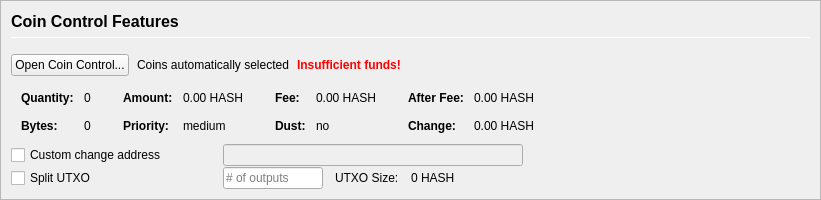
         <widget class="QFrame" name="frameCoinControl">
          <property name="sizePolicy">
           <sizepolicy hsizetype="Expanding" vsizetype="Expanding">
            <horstretch>0</horstretch>
            <verstretch>0</verstretch>
           </sizepolicy>
          </property>
          <property name="maximumSize">
           <size>
            <width>16777215</width>
            <height>16777215</height>
           </size>
          </property>
          <property name="frameShape">
           <enum>QFrame::StyledPanel</enum>
          </property>
          <property name="frameShadow">
           <enum>QFrame::Sunken</enum>
          </property>
          <layout class="QVBoxLayout" name="verticalLayoutCoinControl2">
           <property name="spacing">
            <number>0</number>
           </property>
           <property name="leftMargin">
            <number>0</number>
           </property>
           <property name="topMargin">
            <number>0</number>
           </property>
           <property name="rightMargin">
            <number>0</number>
           </property>
           <property name="bottomMargin">
            <number>0</number>
           </property>
           <item>
            <widget class="QFrame" name="frameCoinControl_BG">
             <layout class="QVBoxLayout" name="verticalLayoutCoinControl" stretch="0,0,0,0,0,0">
              <property name="spacing">
               <number>1</number>
              </property>
              <property name="leftMargin">
               <number>10</number>
              </property>
              <property name="topMargin">
               <number>10</number>
              </property>
              <item>
               <layout class="QHBoxLayout" name="horizontalLayoutCoinControl1">
                <property name="bottomMargin">
                 <number>15</number>
                </property>
                <item>
                 <layout class="QVBoxLayout" name="verticalLayout_3">
                  <property name="spacing">
                   <number>6</number>
                  </property>
                  <item>
                   <widget class="QLabel" name="labelCoinControlFeatures">
                    <property name="sizePolicy">
                     <sizepolicy hsizetype="Preferred" vsizetype="Maximum">
                      <horstretch>0</horstretch>
                      <verstretch>0</verstretch>
                     </sizepolicy>
                    </property>
                    <property name="minimumSize">
                     <size>
                      <width>0</width>
                      <height>20</height>
                     </size>
                    </property>
                    <property name="font">
                     <font>
                      <pointsize>12</pointsize>
                      <weight>75</weight>
                      <bold>true</bold>
                     </font>
                    </property>
                    <property name="styleSheet">
                     <string notr="true">font-weight:bold;</string>
                    </property>
                    <property name="text">
                     <string>Coin Control Features</string>
                    </property>
                   </widget>
                  </item>
                  <item>
                   <widget class="Line" name="line">
                    <property name="minimumSize">
                     <size>
                      <width>0</width>
                      <height>1</height>
                     </size>
                    </property>
                    <property name="maximumSize">
                     <size>
                      <width>16777215</width>
                      <height>1</height>
                     </size>
                    </property>
                    <property name="orientation">
                     <enum>Qt::Horizontal</enum>
                    </property>
                   </widget>
                  </item>
                 </layout>
                </item>
               </layout>
              </item>
              <item>
               <layout class="QHBoxLayout" name="horizontalLayoutCoinControl2" stretch="0,0,0,0">
                <property name="spacing">
                 <number>8</number>
                </property>
                <property name="bottomMargin">
                 <number>10</number>
                </property>
                <item>
                 <widget class="QPushButton" name="pushButtonCoinControl">
                  <property name="styleSheet">
                   <string notr="true"/>
                  </property>
                  <property name="text">
                   <string>Open Coin Control...</string>
                  </property>
                  <property name="autoDefault">
                   <bool>false</bool>
                  </property>
                 </widget>
                </item>
                <item>
                 <widget class="QLabel" name="labelCoinControlAutomaticallySelected">
                  <property name="text">
                   <string>Coins automatically selected</string>
                  </property>
                  <property name="margin">
                   <number>5</number>
                  </property>
                 </widget>
                </item>
                <item>
                 <widget class="QLabel" name="labelCoinControlInsuffFunds">
                  <property name="font">
                   <font>
                    <weight>75</weight>
                    <bold>true</bold>
                   </font>
                  </property>
                  <property name="styleSheet">
                   <string notr="true">color:red;font-weight:bold;</string>
                  </property>
                  <property name="text">
                   <string>Insufficient funds!</string>
                  </property>
                  <property name="margin">
                   <number>5</number>
                  </property>
                 </widget>
                </item>
                <item>
                 <spacer name="horizontalSpacerCoinControl">
                  <property name="orientation">
                   <enum>Qt::Horizontal</enum>
                  </property>
                  <property name="sizeHint" stdset="0">
                   <size>
                    <width>40</width>
                    <height>1</height>
                   </size>
                  </property>
                 </spacer>
                </item>
               </layout>
              </item>
              <item>
               <widget class="QWidget" name="widgetCoinControl" native="true">
                <property name="sizePolicy">
                 <sizepolicy hsizetype="Preferred" vsizetype="Preferred">
                  <horstretch>0</horstretch>
                  <verstretch>0</verstretch>
                 </sizepolicy>
                </property>
                <property name="minimumSize">
                 <size>
                  <width>0</width>
                  <height>0</height>
                 </size>
                </property>
                <property name="styleSheet">
                 <string notr="true"/>
                </property>
                <layout class="QHBoxLayout" name="horizontalLayoutCoinControl5">
                 <property name="leftMargin">
                  <number>0</number>
                 </property>
                 <property name="topMargin">
                  <number>0</number>
                 </property>
                 <property name="rightMargin">
                  <number>0</number>
                 </property>
                 <property name="bottomMargin">
                  <number>0</number>
                 </property>
                 <item>
                  <layout class="QHBoxLayout" name="horizontalLayoutCoinControl3" stretch="0,0,0,1">
                   <property name="spacing">
                    <number>20</number>
                   </property>
                   <property name="topMargin">
                    <number>0</number>
                   </property>
                   <property name="bottomMargin">
                    <number>10</number>
                   </property>
                   <item>
                    <layout class="QFormLayout" name="formLayoutCoinControl1">
                     <property name="horizontalSpacing">
                      <number>10</number>
                     </property>
                     <property name="verticalSpacing">
                      <number>14</number>
                     </property>
                     <property name="leftMargin">
                      <number>10</number>
                     </property>
                     <property name="topMargin">
                      <number>4</number>
                     </property>
                     <property name="rightMargin">
                      <number>6</number>
                     </property>
                     <item row="0" column="0">
                      <widget class="QLabel" name="labelCoinControlQuantityText">
                       <property name="font">
                        <font>
                         <weight>75</weight>
                         <bold>true</bold>
                        </font>
                       </property>
                       <property name="text">
                        <string>Quantity:</string>
                       </property>
                       <property name="margin">
                        <number>0</number>
                       </property>
                      </widget>
                     </item>
                     <item row="0" column="1">
                      <widget class="QLabel" name="labelCoinControlQuantity">
                       <property name="cursor">
                        <cursorShape>IBeamCursor</cursorShape>
                       </property>
                       <property name="contextMenuPolicy">
                        <enum>Qt::ActionsContextMenu</enum>
                       </property>
                       <property name="text">
                        <string notr="true">0</string>
                       </property>
                       <property name="margin">
                        <number>0</number>
                       </property>
                       <property name="textInteractionFlags">
                        <set>Qt::LinksAccessibleByMouse|Qt::TextSelectableByKeyboard|Qt::TextSelectableByMouse</set>
                       </property>
                      </widget>
                     </item>
                     <item row="1" column="0">
                      <widget class="QLabel" name="labelCoinControlBytesText">
                       <property name="font">
                        <font>
                         <weight>75</weight>
                         <bold>true</bold>
                        </font>
                       </property>
                       <property name="text">
                        <string>Bytes:</string>
                       </property>
                      </widget>
                     </item>
                     <item row="1" column="1">
                      <widget class="QLabel" name="labelCoinControlBytes">
                       <property name="cursor">
                        <cursorShape>IBeamCursor</cursorShape>
                       </property>
                       <property name="contextMenuPolicy">
                        <enum>Qt::ActionsContextMenu</enum>
                       </property>
                       <property name="text">
                        <string notr="true">0</string>
                       </property>
                       <property name="textInteractionFlags">
                        <set>Qt::LinksAccessibleByMouse|Qt::TextSelectableByKeyboard|Qt::TextSelectableByMouse</set>
                       </property>
                      </widget>
                     </item>
                    </layout>
                   </item>
                   <item>
                    <layout class="QFormLayout" name="formLayoutCoinControl2">
                     <property name="horizontalSpacing">
                      <number>10</number>
                     </property>
                     <property name="verticalSpacing">
                      <number>14</number>
                     </property>
                     <property name="leftMargin">
                      <number>6</number>
                     </property>
                     <property name="topMargin">
                      <number>4</number>
                     </property>
                     <property name="rightMargin">
                      <number>6</number>
                     </property>
                     <item row="0" column="0">
                      <widget class="QLabel" name="labelCoinControlAmountText">
                       <property name="font">
                        <font>
                         <weight>75</weight>
                         <bold>true</bold>
                        </font>
                       </property>
                       <property name="text">
                        <string>Amount:</string>
                       </property>
                       <property name="margin">
                        <number>0</number>
                       </property>
                      </widget>
                     </item>
                     <item row="0" column="1">
                      <widget class="QLabel" name="labelCoinControlAmount">
                       <property name="cursor">
                        <cursorShape>IBeamCursor</cursorShape>
                       </property>
                       <property name="contextMenuPolicy">
                        <enum>Qt::ActionsContextMenu</enum>
                       </property>
                       <property name="text">
                        <string notr="true">0.00 HASH</string>
                       </property>
                       <property name="textInteractionFlags">
                        <set>Qt::LinksAccessibleByMouse|Qt::TextSelectableByKeyboard|Qt::TextSelectableByMouse</set>
                       </property>
                      </widget>
                     </item>
                     <item row="1" column="0">
                      <widget class="QLabel" name="labelCoinControlPriorityText">
                       <property name="font">
                        <font>
                         <weight>75</weight>
                         <bold>true</bold>
                        </font>
                       </property>
                       <property name="text">
                        <string>Priority:</string>
                       </property>
                      </widget>
                     </item>
                     <item row="1" column="1">
                      <widget class="QLabel" name="labelCoinControlPriority">
                       <property name="cursor">
                        <cursorShape>IBeamCursor</cursorShape>
                       </property>
                       <property name="contextMenuPolicy">
                        <enum>Qt::ActionsContextMenu</enum>
                       </property>
                       <property name="text">
                        <string>medium</string>
                       </property>
                       <property name="textInteractionFlags">
                        <set>Qt::LinksAccessibleByMouse|Qt::TextSelectableByKeyboard|Qt::TextSelectableByMouse</set>
                       </property>
                      </widget>
                     </item>
                    </layout>
                   </item>
                   <item>
                    <layout class="QFormLayout" name="formLayoutCoinControl3">
                     <property name="horizontalSpacing">
                      <number>10</number>
                     </property>
                     <property name="verticalSpacing">
                      <number>14</number>
                     </property>
                     <property name="leftMargin">
                      <number>6</number>
                     </property>
                     <property name="topMargin">
                      <number>4</number>
                     </property>
                     <property name="rightMargin">
                      <number>6</number>
                     </property>
                     <item row="0" column="0">
                      <widget class="QLabel" name="labelCoinControlFeeText">
                       <property name="font">
                        <font>
                         <weight>75</weight>
                         <bold>true</bold>
                        </font>
                       </property>
                       <property name="text">
                        <string>Fee:</string>
                       </property>
                       <property name="margin">
                        <number>0</number>
                       </property>
                      </widget>
                     </item>
                     <item row="0" column="1">
                      <widget class="QLabel" name="labelCoinControlFee">
                       <property name="cursor">
                        <cursorShape>IBeamCursor</cursorShape>
                       </property>
                       <property name="contextMenuPolicy">
                        <enum>Qt::ActionsContextMenu</enum>
                       </property>
                       <property name="text">
                        <string notr="true">0.00 HASH</string>
                       </property>
                       <property name="textInteractionFlags">
                        <set>Qt::LinksAccessibleByMouse|Qt::TextSelectableByKeyboard|Qt::TextSelectableByMouse</set>
                       </property>
                      </widget>
                     </item>
                     <item row="1" column="0">
                      <widget class="QLabel" name="labelCoinControlLowOutputText">
                       <property name="font">
                        <font>
                         <weight>75</weight>
                         <bold>true</bold>
                        </font>
                       </property>
                       <property name="text">
                        <string>Dust:</string>
                       </property>
                      </widget>
                     </item>
                     <item row="1" column="1">
                      <widget class="QLabel" name="labelCoinControlLowOutput">
                       <property name="cursor">
                        <cursorShape>IBeamCursor</cursorShape>
                       </property>
                       <property name="contextMenuPolicy">
                        <enum>Qt::ActionsContextMenu</enum>
                       </property>
                       <property name="text">
                        <string>no</string>
                       </property>
                       <property name="textInteractionFlags">
                        <set>Qt::LinksAccessibleByMouse|Qt::TextSelectableByKeyboard|Qt::TextSelectableByMouse</set>
                       </property>
                      </widget>
                     </item>
                    </layout>
                   </item>
                   <item>
                    <layout class="QFormLayout" name="formLayoutCoinControl4">
                     <property name="horizontalSpacing">
                      <number>10</number>
                     </property>
                     <property name="verticalSpacing">
                      <number>14</number>
                     </property>
                     <property name="leftMargin">
                      <number>6</number>
                     </property>
                     <property name="topMargin">
                      <number>4</number>
                     </property>
                     <property name="rightMargin">
                      <number>6</number>
                     </property>
                     <item row="0" column="0">
                      <widget class="QLabel" name="labelCoinControlAfterFeeText">
                       <property name="font">
                        <font>
                         <weight>75</weight>
                         <bold>true</bold>
                        </font>
                       </property>
                       <property name="text">
                        <string>After Fee:</string>
                       </property>
                       <property name="margin">
                        <number>0</number>
                       </property>
                      </widget>
                     </item>
                     <item row="0" column="1">
                      <widget class="QLabel" name="labelCoinControlAfterFee">
                       <property name="cursor">
                        <cursorShape>IBeamCursor</cursorShape>
                       </property>
                       <property name="contextMenuPolicy">
                        <enum>Qt::ActionsContextMenu</enum>
                       </property>
                       <property name="text">
                        <string notr="true">0.00 HASH</string>
                       </property>
                       <property name="textInteractionFlags">
                        <set>Qt::LinksAccessibleByMouse|Qt::TextSelectableByKeyboard|Qt::TextSelectableByMouse</set>
                       </property>
                      </widget>
                     </item>
                     <item row="1" column="0">
                      <widget class="QLabel" name="labelCoinControlChangeText">
                       <property name="font">
                        <font>
                         <weight>75</weight>
                         <bold>true</bold>
                        </font>
                       </property>
                       <property name="text">
                        <string>Change:</string>
                       </property>
                      </widget>
                     </item>
                     <item row="1" column="1">
                      <widget class="QLabel" name="labelCoinControlChange">
                       <property name="cursor">
                        <cursorShape>IBeamCursor</cursorShape>
                       </property>
                       <property name="contextMenuPolicy">
                        <enum>Qt::ActionsContextMenu</enum>
                       </property>
                       <property name="text">
                        <string notr="true">0.00 HASH</string>
                       </property>
                       <property name="textInteractionFlags">
                        <set>Qt::LinksAccessibleByMouse|Qt::TextSelectableByKeyboard|Qt::TextSelectableByMouse</set>
                       </property>
                      </widget>
                     </item>
                    </layout>
                   </item>
                  </layout>
                 </item>
                </layout>
               </widget>
              </item>
              <item>
               <layout class="QHBoxLayout" name="horizontalLayoutCoinControl4">
                <property name="spacing">
                 <number>12</number>
                </property>
                <property name="sizeConstraint">
                 <enum>QLayout::SetDefaultConstraint</enum>
                </property>
                <property name="topMargin">
                 <number>0</number>
                </property>
                <property name="rightMargin">
                 <number>0</number>
                </property>
                <item>
                 <widget class="QCheckBox" name="checkBoxCoinControlChange">
                  <property name="sizePolicy">
                   <sizepolicy hsizetype="Preferred" vsizetype="Preferred">
                    <horstretch>0</horstretch>
                    <verstretch>0</verstretch>
                   </sizepolicy>
                  </property>
                  <property name="minimumSize">
                   <size>
                    <width>200</width>
                    <height>0</height>
                   </size>
                  </property>
                  <property name="maximumSize">
                   <size>
                    <width>200</width>
                    <height>16777215</height>
                   </size>
                  </property>
                  <property name="toolTip">
                   <string>If this is activated, but the change address is empty or invalid, change will be sent to a newly generated address.</string>
                  </property>
                  <property name="text">
                   <string>Custom change address</string>
                  </property>
                 </widget>
                </item>
                <item>
                 <widget class="QValidatedLineEdit" name="lineEditCoinControlChange">
                  <property name="enabled">
                   <bool>false</bool>
                  </property>
                  <property name="sizePolicy">
                   <sizepolicy hsizetype="Preferred" vsizetype="Preferred">
                    <horstretch>0</horstretch>
                    <verstretch>0</verstretch>
                   </sizepolicy>
                  </property>
                  <property name="minimumSize">
                   <size>
                    <width>300</width>
                    <height>0</height>
                   </size>
                  </property>
                 </widget>
                </item>
                <item>
                 <widget class="QLabel" name="labelCoinControlChangeLabel">
                  <property name="sizePolicy">
                   <sizepolicy hsizetype="Preferred" vsizetype="Preferred">
                    <horstretch>0</horstretch>
                    <verstretch>0</verstretch>
                   </sizepolicy>
                  </property>
                  <property name="minimumSize">
                   <size>
                    <width>100</width>
                    <height>0</height>
                   </size>
                  </property>
                  <property name="text">
                   <string/>
                  </property>
                  <property name="margin">
                   <number>3</number>
                  </property>
                 </widget>
                </item>
               </layout>
              </item>
              <item>
               <layout class="QHBoxLayout" name="horizontalLayoutCoinControl6">
                <property name="spacing">
                 <number>12</number>
                </property>
                <property name="rightMargin">
                 <number>0</number>
                </property>
                <item>
                 <widget class="QCheckBox" name="splitBlockCheckBox">
                  <property name="sizePolicy">
                   <sizepolicy hsizetype="Preferred" vsizetype="Preferred">
                    <horstretch>0</horstretch>
                    <verstretch>0</verstretch>
                   </sizepolicy>
                  </property>
                  <property name="minimumSize">
                   <size>
                    <width>200</width>
                    <height>0</height>
                   </size>
                  </property>
                  <property name="maximumSize">
                   <size>
                    <width>200</width>
                    <height>16777215</height>
                   </size>
                  </property>
                  <property name="text">
                   <string>Split UTXO</string>
                  </property>
                 </widget>
                </item>
                <item>
                 <widget class="QLineEdit" name="splitBlockLineEdit">
                  <property name="sizePolicy">
                   <sizepolicy hsizetype="Preferred" vsizetype="Preferred">
                    <horstretch>50</horstretch>
                    <verstretch>0</verstretch>
                   </sizepolicy>
                  </property>
                  <property name="minimumSize">
                   <size>
                    <width>100</width>
                    <height>0</height>
                   </size>
                  </property>
                  <property name="maximumSize">
                   <size>
                    <width>100</width>
                    <height>16777215</height>
                   </size>
                  </property>
                  <property name="placeholderText">
                   <string># of outputs</string>
                  </property>
                 </widget>
                </item>
                <item>
                 <widget class="QLabel" name="labelBlockSizeText">
                  <property name="text">
                   <string>UTXO Size:</string>
                  </property>
                 </widget>
                </item>
                <item>
                 <widget class="QLabel" name="labelBlockSize">
                  <property name="text">
                   <string>0 HASH</string>
                  </property>
                 </widget>
                </item>
                <item>
                 <spacer name="horizontalSpacer_7">
                  <property name="orientation">
                   <enum>Qt::Horizontal</enum>
                  </property>
                  <property name="sizeHint" stdset="0">
                   <size>
                    <width>40</width>
                    <height>20</height>
                   </size>
                  </property>
                 </spacer>
                </item>
               </layout>
              </item>
              <item>
               <spacer name="verticalSpacerCoinControl">
                <property name="orientation">
                 <enum>Qt::Vertical</enum>
                </property>
                <property name="sizeHint" stdset="0">
                 <size>
                  <width>800</width>
                  <height>1</height>
                 </size>
                </property>
               </spacer>
              </item>
             </layout>
            </widget>
           </item>
          </layout>
         </widget>
